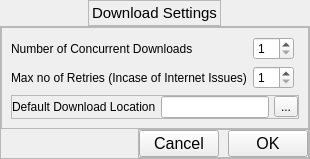
            <widget class="QWidget" name="page_settings">
             <layout class="QVBoxLayout" name="verticalLayout_10">
              <property name="spacing">
               <number>0</number>
              </property>
              <property name="leftMargin">
               <number>0</number>
              </property>
              <property name="topMargin">
               <number>0</number>
              </property>
              <property name="rightMargin">
               <number>0</number>
              </property>
              <property name="bottomMargin">
               <number>0</number>
              </property>
              <item alignment="Qt::AlignHCenter|Qt::AlignTop">
               <widget class="QFrame" name="frame_settings_title">
                <property name="frameShape">
                 <enum>QFrame::StyledPanel</enum>
                </property>
                <property name="frameShadow">
                 <enum>QFrame::Raised</enum>
                </property>
                <layout class="QVBoxLayout" name="verticalLayout_11">
                 <property name="spacing">
                  <number>3</number>
                 </property>
                 <property name="leftMargin">
                  <number>3</number>
                 </property>
                 <property name="topMargin">
                  <number>3</number>
                 </property>
                 <property name="rightMargin">
                  <number>3</number>
                 </property>
                 <property name="bottomMargin">
                  <number>3</number>
                 </property>
                 <item alignment="Qt::AlignHCenter">
                  <widget class="QLabel" name="label_3">
                   <property name="font">
                    <font>
                     <pointsize>11</pointsize>
                     <weight>50</weight>
                     <italic>false</italic>
                     <bold>false</bold>
                    </font>
                   </property>
                   <property name="text">
                    <string>Download Settings</string>
                   </property>
                  </widget>
                 </item>
                </layout>
               </widget>
              </item>
              <item>
               <widget class="QFrame" name="frame_download_settings">
                <property name="sizePolicy">
                 <sizepolicy hsizetype="Preferred" vsizetype="Expanding">
                  <horstretch>0</horstretch>
                  <verstretch>0</verstretch>
                 </sizepolicy>
                </property>
                <property name="frameShape">
                 <enum>QFrame::StyledPanel</enum>
                </property>
                <property name="frameShadow">
                 <enum>QFrame::Raised</enum>
                </property>
                <layout class="QVBoxLayout" name="verticalLayout_12">
                 <property name="spacing">
                  <number>0</number>
                 </property>
                 <property name="leftMargin">
                  <number>0</number>
                 </property>
                 <property name="topMargin">
                  <number>0</number>
                 </property>
                 <property name="rightMargin">
                  <number>0</number>
                 </property>
                 <property name="bottomMargin">
                  <number>0</number>
                 </property>
                 <item alignment="Qt::AlignTop">
                  <widget class="QFrame" name="frame">
                   <property name="frameShape">
                    <enum>QFrame::StyledPanel</enum>
                   </property>
                   <property name="frameShadow">
                    <enum>QFrame::Raised</enum>
                   </property>
                   <layout class="QGridLayout" name="gridLayout_4">
                    <item row="1" column="0" alignment="Qt::AlignLeft">
                     <widget class="QLabel" name="label_5">
                      <property name="text">
                       <string>Max no of Retries (Incase of Internet Issues)</string>
                      </property>
                     </widget>
                    </item>
                    <item row="1" column="1" alignment="Qt::AlignLeft">
                     <widget class="QSpinBox" name="spinBox_MaxRetries">
                      <property name="minimum">
                       <number>1</number>
                      </property>
                      <property name="value">
                       <number>1</number>
                      </property>
                     </widget>
                    </item>
                    <item row="0" column="1" alignment="Qt::AlignLeft">
                     <widget class="QSpinBox" name="spinBox_MaxDownload">
                      <property name="minimum">
                       <number>1</number>
                      </property>
                      <property name="value">
                       <number>1</number>
                      </property>
                     </widget>
                    </item>
                    <item row="0" column="0" alignment="Qt::AlignLeft">
                     <widget class="QLabel" name="label_4">
                      <property name="text">
                       <string>Number of Concurrent Downloads</string>
                      </property>
                     </widget>
                    </item>
                    <item row="2" column="0" colspan="2">
                     <widget class="QFrame" name="frame_3">
                      <property name="frameShape">
                       <enum>QFrame::StyledPanel</enum>
                      </property>
                      <property name="frameShadow">
                       <enum>QFrame::Raised</enum>
                      </property>
                      <layout class="QGridLayout" name="gridLayout_6">
                       <property name="leftMargin">
                        <number>0</number>
                       </property>
                       <property name="topMargin">
                        <number>0</number>
                       </property>
                       <property name="rightMargin">
                        <number>0</number>
                       </property>
                       <property name="bottomMargin">
                        <number>0</number>
                       </property>
                       <property name="horizontalSpacing">
                        <number>5</number>
                       </property>
                       <property name="verticalSpacing">
                        <number>0</number>
                       </property>
                       <item row="0" column="0">
                        <widget class="QLabel" name="label_6">
                         <property name="text">
                          <string>Default Download Location</string>
                         </property>
                        </widget>
                       </item>
                       <item row="0" column="1">
                        <widget class="QLineEdit" name="textDefaultDownloadLocation"/>
                       </item>
                       <item row="0" column="2">
                        <widget class="QToolButton" name="buttonBrowseDefaultDownloadLocation">
                         <property name="text">
                          <string>...</string>
                         </property>
                        </widget>
                       </item>
                      </layout>
                     </widget>
                    </item>
                   </layout>
                  </widget>
                 </item>
                 <item alignment="Qt::AlignRight|Qt::AlignBottom">
                  <widget class="QFrame" name="frame_settings_response">
                   <property name="frameShape">
                    <enum>QFrame::StyledPanel</enum>
                   </property>
                   <property name="frameShadow">
                    <enum>QFrame::Raised</enum>
                   </property>
                   <layout class="QHBoxLayout" name="horizontalLayout_10">
                    <property name="spacing">
                     <number>9</number>
                    </property>
                    <property name="leftMargin">
                     <number>0</number>
                    </property>
                    <property name="topMargin">
                     <number>0</number>
                    </property>
                    <property name="rightMargin">
                     <number>0</number>
                    </property>
                    <property name="bottomMargin">
                     <number>0</number>
                    </property>
                    <item>
                     <widget class="QPushButton" name="buttonSettingsCancel">
                      <property name="font">
                       <font>
                        <pointsize>12</pointsize>
                       </font>
                      </property>
                      <property name="text">
                       <string>Cancel</string>
                      </property>
                     </widget>
                    </item>
                    <item>
                     <widget class="QPushButton" name="buttonSettingsOK">
                      <property name="font">
                       <font>
                        <pointsize>12</pointsize>
                       </font>
                      </property>
                      <property name="text">
                       <string>OK</string>
                      </property>
                     </widget>
                    </item>
                   </layout>
                  </widget>
                 </item>
                </layout>
               </widget>
              </item>
             </layout>
            </widget>
